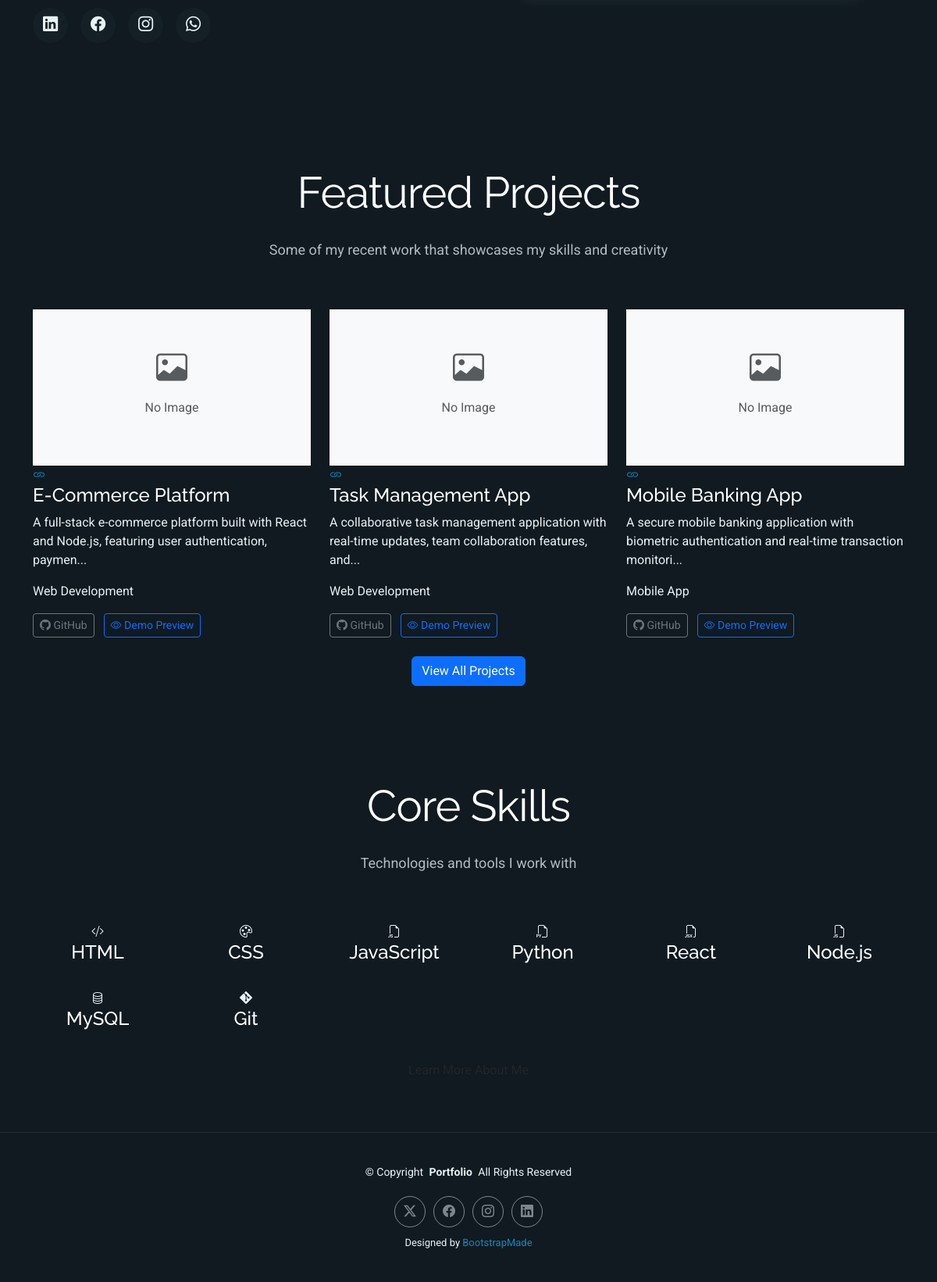
Before: / (lower part) with the older database file.
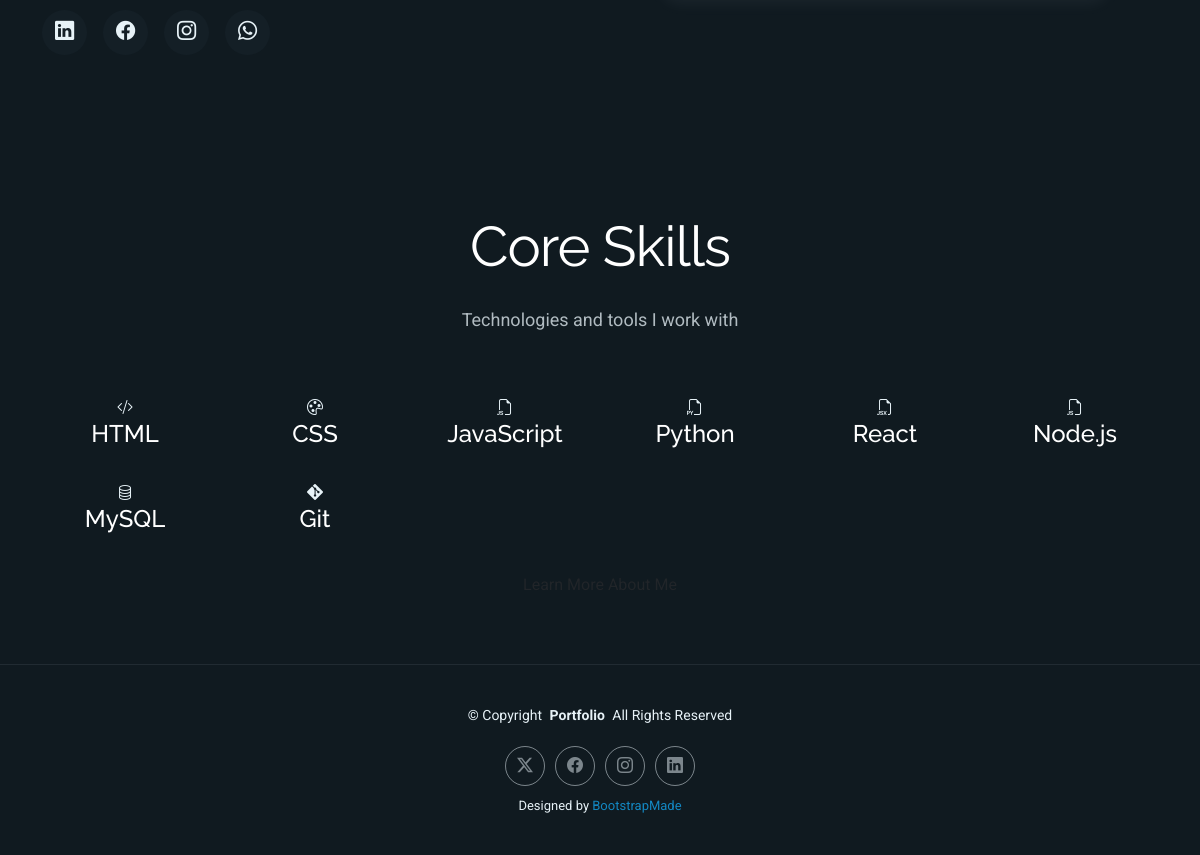
After: the same page with the newer database file.
### app.py (models this page shows)
class Project(db.Model):
    id = db.Column(db.Integer, primary_key=True)
    title = db.Column(db.String(200), nullable=False)
    description = db.Column(db.Text, nullable=False)
    long_description = db.Column(db.Text)
    category = db.Column(db.String(100), nullable=False)
    image_url = db.Column(db.String(200))
    project_url = db.Column(db.String(200))
    github_url = db.Column(db.String(200))
    technologies = db.Column(db.Text)  # JSON string
    featured = db.Column(db.Boolean, default=False)
    created_at = db.Column(db.DateTime, default=datetime.utcnow)
    updated_at = db.Column(db.DateTime, default=datetime.utcnow, onupdate=datetime.utcnow)

class Skill(db.Model):
    id = db.Column(db.Integer, primary_key=True)
    name = db.Column(db.String(100), nullable=False)
    category = db.Column(db.String(50), nullable=False)
    proficiency = db.Column(db.Integer, nullable=False)  # 0-100
    description = db.Column(db.Text)
    icon = db.Column(db.String(100))
    created_at = db.Column(db.DateTime, default=datetime.utcnow)

### app.py (the view)
@app.route('/')
def index():
    projects = Project.query.filter_by(featured=True).limit(6).all()
    skills = Skill.query.all()
    experiences = Experience.query.order_by(Experience.start_date.desc()).limit(3).all()
    return render_template('index.html', projects=projects, skills=skills, experiences=experiences)

### templates/index.html (shortened to what the changed rows need)
{% extends "base.html" %}
{% block body_class %}index-page{% endblock %}
{% block content %}
{% if projects %}
<section id="featured-projects" class="featured-projects section">
  <div class="container" data-aos="fade-up" data-aos-delay="100">
    <div class="section-title">
      <h2>Featured Projects</h2>
      <p>Some of my recent work that showcases my skills and creativity</p>
    </div>
    <div class="row g-4">
      {% for project in projects %}
      <div class="col-lg-4 col-md-6" data-aos="fade-up" data-aos-delay="{{ loop.index * 100 }}">
        <div class="project-card">
          <div class="project-img">
            {% if project.image_url %}
            <img src="{{ url_for('uploaded_file', filename=project.image_url) }}" alt="{{ project.title }}" class="img-fluid">
            {% else %}
            <div class="no-image-placeholder d-flex align-items-center justify-content-center bg-light" style="height: 200px;">
              <div class="text-center text-muted">
                <i class="bi bi-image fs-1"></i>
                <p class="mt-2">No Image</p>
              </div>
            </div>
            {% endif %}
            <div class="project-overlay">
              <a href="{{ url_for('portfolio_details', project_id=project.id) }}" class="project-details-link">
                <i class="bi bi-link"></i>
              </a>
            </div>
          </div>
          <div class="project-info">
            <h4>{{ project.title }}</h4>
            <p>{{ project.description[:100] }}{% if project.description|length > 100 %}...{% endif %}</p>
            <div class="project-tags">
              <span>{{ project.category }}</span>
            </div>
            <div class="project-links mt-3">
              {% if project.github_url %}
              <a href="{{ project.github_url }}" target="_blank" class="btn btn-outline-secondary btn-sm me-2" title="View on GitHub">
                <i class="bi bi-github"></i> GitHub
              </a>
              {% endif %}
              {% if project.project_url %}
              <a href="{{ project.project_url }}" target="_blank" class="btn btn-outline-primary btn-sm" title="View Live Demo">
                <i class="bi bi-eye"></i> Demo Preview
              </a>
              {% endif %}
            </div>
          </div>
        </div>
      </div>
      {% endfor %}
    </div>
    <div class="text-center mt-4" data-aos="fade-up" data-aos-delay="400">
      <a href="{{ url_for('portfolio') }}" class="btn btn-primary">View All Projects</a>
    </div>
  </div>
</section>
{% endif %}
{% if skills %}
<section id="skills-preview" class="skills-preview section">
  <div class="container" data-aos="fade-up" data-aos-delay="100">
    <div class="section-title">
      <h2>Core Skills</h2>
    </div>
    <div class="row g-4">
      {% for skill in skills[:8] %}
      <div class="col-6 col-md-3 col-lg-2" data-aos="fade-up" data-aos-delay="{{ loop.index * 100 }}">
        <div class="skill-item text-center">
          {% if skill.icon %}
          <i class="{{ skill.icon }}"></i>
          {% else %}
          <i class="bi bi-code-slash"></i>
          {% endif %}
          <h4>{{ skill.name }}</h4>
        </div>
      </div>
      {% endfor %}
    </div>
  </div>
</section>
{% endif %}
{% endblock %}

Changed rows visible on the page:
removed Project: image_url "No Image", title "E-Commerce Platform", description "A full-stack e-commerce platform built with React and Node.js, featuring user authentication, paymen", category "Web Development"
removed Project: image_url "No Image", title "Task Management App", description "A collaborative task management application with real-time updates, team collaboration features, and", category "Web Development"
removed Project: image_url "No Image", title "Mobile Banking App", description "A secure mobile banking application with biometric authentication and real-time transaction monitori", category "Mobile App"
Other visible differences:
text no longer shown: "Featured Projects Some of my recent work that showcases my skills and creativity View All Projects"
